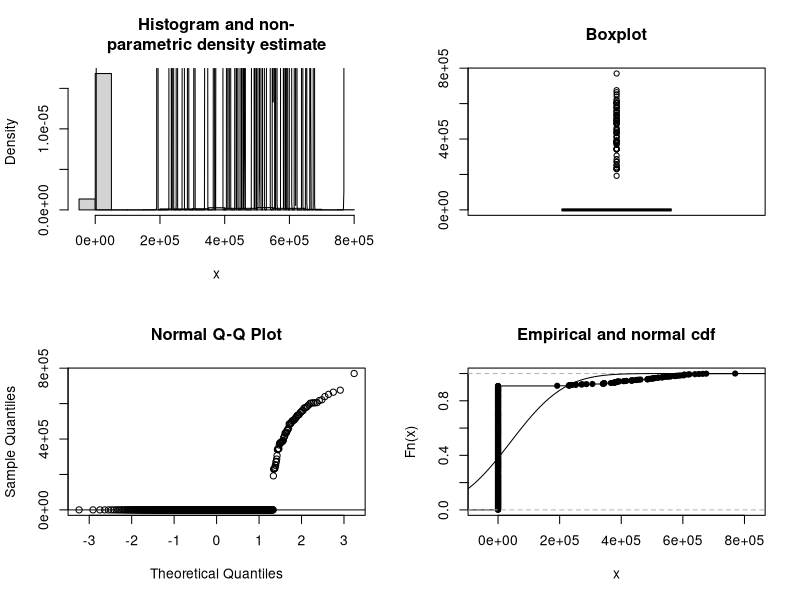
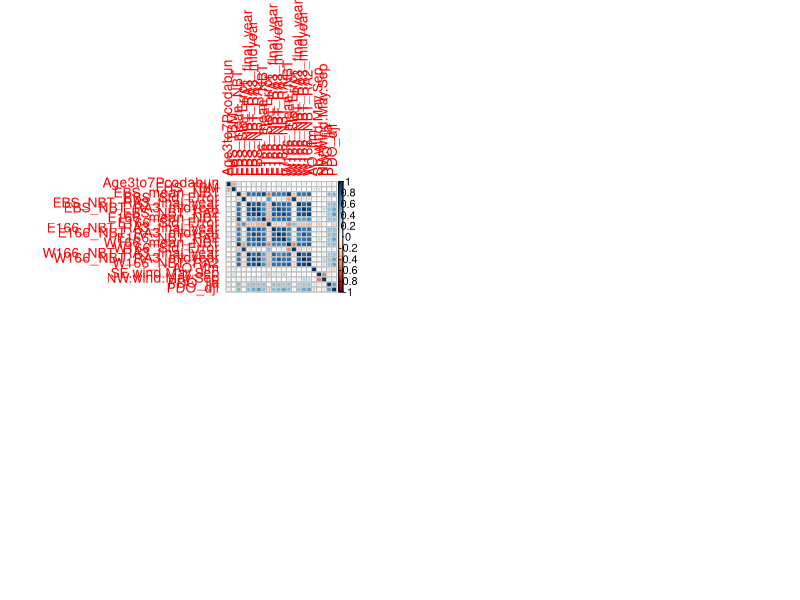
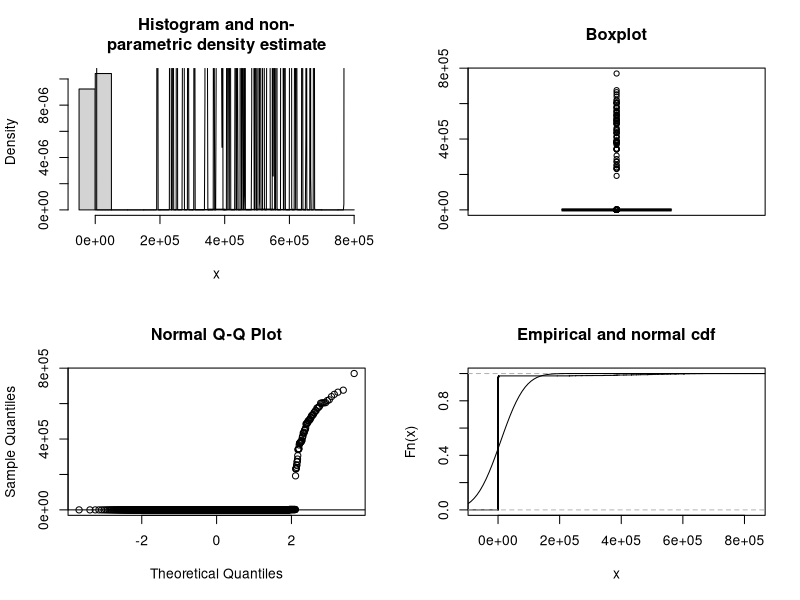
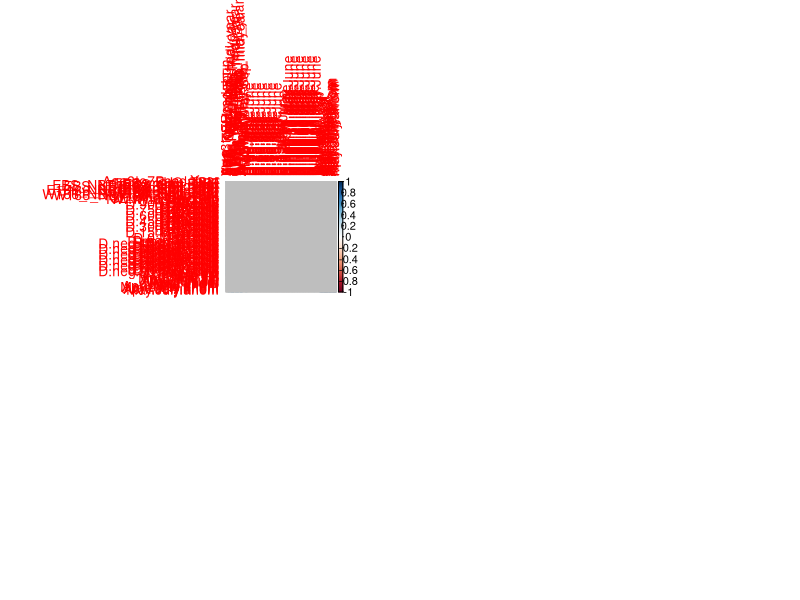

Write the R code that produced these figures, in order.
library(Hmisc)
library(ggplot2)
library(tidyverse)
library(corrplot)
#######################################################################################################
####################################### EDA.norm function #############################################

eda.norm <- function(x, ...)
{
  # Examine distribution of data and check against normal distribution
  # x is a vector of data. Additional graphics parameters can be supplied
  # The function creates a histogram with an empirical density estimate, 
  # a boxplot, a normal q-q plot, and a plot of the empirical cumulative
  # density function with the corresponding normal cdf. 
  # In addition, the function returns the results from the 
  # Shapiro-Wilks test of normality
  #
  # Written by Franz Mueter. Last modified February 24, 2006
  #
  
  par(mfrow=c(2,2))
  if(sum(is.na(x)) > 0)
    warning("NA's were removed before plotting")
  
  x <- x[!is.na(x)]
  hist(x, main = "Histogram and non-\nparametric density estimate", prob = T)
  iqd <- summary(x)[5] - summary(x)[2]
  lines(density(x, width = 2 * iqd))
  boxplot(x, main = "Boxplot", ...)
  qqnorm(x)
  qqline(x)
  plot.ecdf(x, main="Empirical and normal cdf")
  LIM <- par("usr")
  y <- seq(LIM[1],LIM[2],length=100)
  lines(y, pnorm(y, mean(x), sqrt(var(x))))
  shapiro.test(x)
}

########################################################################################################

dat<-read.csv("data/envars.csv")
names(dat)
dat<-as.data.frame(dat)
n<-ncol(dat)
m<-nrow(dat)
dat2<-dat[,2:n]
dat3<-dat2[8:m,]
eda.norm(dat3)

cor(dat3)
cor1 <- cor(dat3, use="complete.obs")
corrplot(cor1)

####################################### All Envars #####################################################

dat4<-read.csv("data/all_envars.csv")
names(dat4)
dat<-as.data.frame(dat4)
n<-ncol(dat4)
m<-nrow(dat4)
n
m
dat5<-dat[,2:n]
dat6<-dat4[8:44,]
eda.norm(dat6)

cor(dat6)
cor2 <- cor(dat6, use="complete.obs")
corrplot(cor2)

dat6
